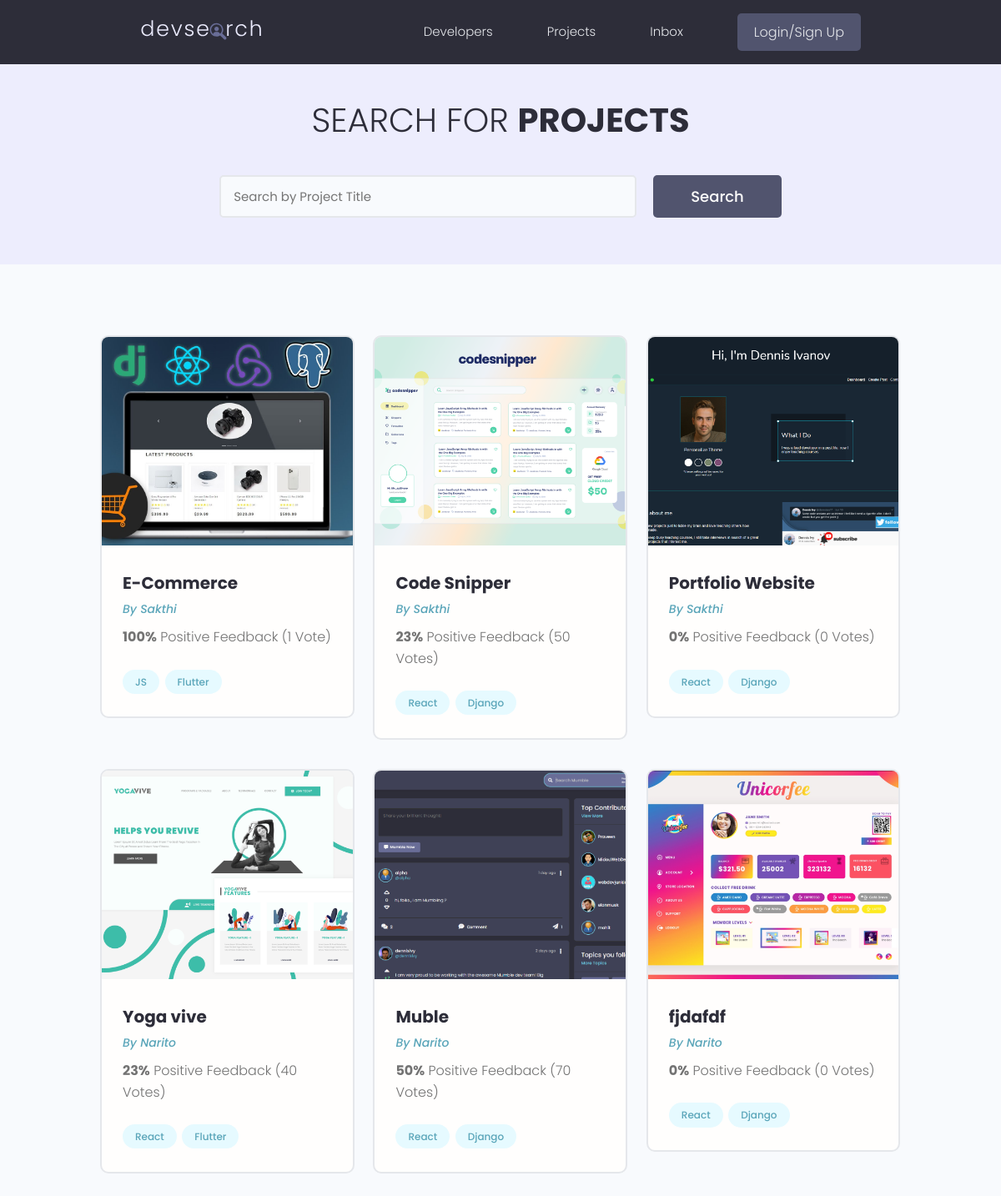
/projects/, run on the app's committed database.
### projects/models.py (models this page shows, shortened)
class Project(models.Model):
    owner = models.ForeignKey(Profile, null=True, blank=True, on_delete=models.SET_NULL)
    title = models.CharField(max_length=200)
    description = models.TextField(null=True, blank=True)
    featured_image = models.ImageField(null=True,blank=True, default="default.jpg")
    demo_link = models.CharField(max_length=2000, null=True, blank=True)
    source_link = models.CharField(max_length=2000, null=True, blank=True)
    tags = models.ManyToManyField('Tag', blank=True, null= True)
    vote_total = models.IntegerField(default=0, null=True, blank = True)
    vote_ratio = models.IntegerField(default=0, null=True, blank = True)
    created = models.DateTimeField(auto_now_add=True)
    id = models.UUIDField(default=uuid.uuid4, unique=True, primary_key=True, editable=False)

class Tag(models.Model):
    name = models.CharField(max_length=200)
    created = models.DateTimeField(auto_now_add=True)
    id = models.UUIDField(default=uuid.uuid4, unique=True, primary_key=True, editable=False)
    def __str__(self):
        return self.name

### users/models.py (models this page shows, shortened)
class Profile(models.Model):
    user = models.OneToOneField(User, on_delete=models.CASCADE, null=True, blank=True)
    name = models.CharField(max_length=200, blank=True, null=True)
    email = models.EmailField(max_length=500, blank=True, null=True)
    username = models.CharField(max_length=200, blank=True, null=True)
    location = models.CharField(max_length=200, blank=True, null=True)
    short_intro =  models.CharField(max_length=900, blank=True, null=True)
    bio = models.TextField(blank=True, null=True)
    profile_image = models.ImageField(blank=True, null=True, upload_to='profiles/', default="profiles/user-default.png")
    socail_github = models.CharField(max_length=200, blank=True, null=True)
    socail_instagram = models.CharField(max_length=200, blank=True, null=True)
    social_youtube = models.CharField(max_length=200, blank=True, null=True)
    social_website = models.CharField(max_length=200, blank=True, null=True)
    created = models.DateTimeField(auto_now_add=True)
    id = models.UUIDField(default=uuid.uuid4, unique=True, primary_key=True, editable=False)

### projects/views.py (the view)
# urls.py: path('projects/', include('projects.urls')),
def projects(request):
    projects = Project.objects.all()
    context = {'projects':projects,}
    return render(request, 'projects/projects.html',context)

### projects/templates/projects/projects.html (shortened to what this page needs)
{% extends "main.html" %}
{% block content %}
<main class="projects">
   <section class="hero-section text-center">
     <div class="container container--narrow">
       <div class="hero-section__box">
         <h2>Search for <span>Projects</span></h2>
       </div>
       <div class="hero-section__search">
         <form class="form" action="#" method="get">
           <div class="form__field">
             <input class="input input--text" id="formInput#search" type="text" name="text"
               placeholder="Search by Project Title" />
           </div>
           <input class="btn btn--sub btn--lg" type="submit" value="Search" />
         </form>
       </div>
     </div>
   </section>
   <section class="projectsList">
     <div class="container">
       <div class="grid grid--three">
      {% for project in projects%}
         <div class="column">
           <div class="card project">
             <a href="{% url 'project' project.id %}" class="project">
               <img class="project__thumbnail" src="{{project.featured_image.url}}" alt="project thumbnail" />
               <div class="card__body">
                 <h3 class="project__title">{{project.title}}</h3>
                 <p><a class="project__author" href="{% url 'user-profile' project.owner.id%}">By {{project.owner.name}}</a></p>
                 <p class="project--rating">
                   <span style="font-weight: bold;">{{project.vote_ratio}}%</span> Positive
                   Feedback ({{project.vote_total}} Vote{{project.vote_total|pluralize:"s"}})
                 </p>
                 <div class="project__tags">
                  {% for tag in project.tags.all %}
                   <span class="tag tag--pill tag--main">
                     <small>{{tag}}</small>
                   </span>
                  {%endfor%}
                 </div>
               </div>
             </a>
           </div>
         </div>
      {%endfor%}
       </div>
     </div>
   </section>
 </main>
{% endblock content %}

### templates/main.html (shortened to what this page needs)
<!DOCTYPE html>
{% load static %}
<html lang="en">
  <head>
    <link rel="stylesheet" href="https://cdn.iconmonstr.com/1.3.0/css/iconmonstr-iconic-font.min.css" />
    <link rel="stylesheet" href="https://cdnjs.cloudflare.com/ajax/libs/material-design-iconic-font/2.2.0/css/material-design-iconic-font.min.css" />
    <link rel="stylesheet" href="{% static 'uikit/styles/uikit.css' %}" />
    <link rel="stylesheet" href="{% static 'styles/app.css' %} " />
  </head>
  <body>
	{% include "navbar.html" %}
  {% block content %}
  {% endblock content %}
  </body>
</html>

### templates/navbar.html (shortened to what this page needs)
{% load static %}
<header class="header">
    <div class="container container--narrow">
        <a href="{% url 'profiles' %}" class="header__logo">
            <img src="{% static 'images/logo.svg' %} " alt="DevSearch Logo" />
        </a>
        <nav class="header__nav">
            <ul class="header__menu">
                <li class="header__menuItem"><a href="{% url 'profiles' %}">Developers</a></li>
                <li class="header__menuItem"><a href="{% url 'projects' %}">Projects</a></li>
                <li class="header__menuItem"><a href="#">Inbox</a></li>
                {% if request.user.is_authenticated %}
                <li class="header__menuItem"><a href="{%url 'create-project'%}">Add Project</a></li>
                <li class="header__menuItem"><a href="{% url 'logout' %}" class="btn btn--sub">Logout</a></li>
                {% else %}
                <li class="header__menuItem"><a href="{% url 'login' %}" class="btn btn--sub">Login/Sign Up</a></li>
                {% endif %}
            </ul>
        </nav>
    </div>
</header>

### static/styles/app.css (style rules this page uses)
:root { --color-sub: #2d2d39; }
.btn--sub { background-color: var(--color-sub-light); }
.card { border: 2px solid var(--color-light); }
img { width: 100%; }
.header { position: sticky; z-index: 111; background-color: var(--color-sub); padding: 1.5rem 0; }
.header > .container { display: flex; justify-content: space-between; align-items: center; }
.header__logo > img { height: 3.8rem; }
.header__nav > ul { display: inline-flex; align-items: center; list-style: none; gap: 6.5rem; }
.header__menuItem > a { color: var(--color-light); font-weight: 300; }
.hero-section { height: 40vh; display: flex; align-items: center; background-color: var(--color-sub); }
.hero-section__box { margin-bottom: 4rem; }
.hero-section__box > h2, .hero-section__box > h2 > span { font-size: 4rem; color: var(--color-light); line-height: 1.3; text-transform: uppercase; }
.hero-section__box > h2 { font-weight: 300; }
.hero-section__box > h2 > span { font-weight: 700; }
.hero-section__search > .form { display: flex; align-items: center; justify-content: center; gap: 2rem; }
.hero-section__search > .form input.input--text { width: 50rem; }
.project__author { font-size: 1.4rem; font-style: italic; }
.project--rating { margin-bottom: 1.6em; margin-top: .5em; }
.projects > .hero-section { background: var(--color-sub-lighter); height: 30vh; }
.projects .hero-section__box { margin-bottom: 2.5rem; }
.projects .hero-section__box > h2 { color: var(--color-sub); }
.projects .hero-section__box > h2 > span { font-weight: 700; color: var(--color-sub); }
.projectsList { margin-top: 8rem; }
.project__thumbnail { height: 25rem; object-fit: cover; object-position: top center; }
.project__title { font-size: 2rem; font-weight: 700; color: var(--color-sub); }

### static/uikit/styles/modules/_variables.css (style rules this page uses)
:root { --color-main: #5aa5b9; --color-main-light: #e6faff; --color-sub: #3f4156; --color-sub-light: #51546e; --color-sub-lighter: #ededfd; --color-text: #737373; --color-gray: #8b8b8b; --color-light: #e5e7eb; --color-light-gray: #767676; --color-bg: #f8fafd; --color-white: #fffefd; --color-white-light: #f3f3f3; --color-success: #359e64; --color-success-bg: #def8e8; --color-error: #fc4b0b; --color-error-bg: #fff2ee; --font-base: 'Poppins', arial, helvetica, 'Segoe UI', roboto, ubuntu, sans-serif; --font-monospace: 'Fira Code', 'Courier New', courier, monospace; --font-regular: 300; --font-medium: 500; --font-bold: 700; --generic-shadow: 1px 1px 5px #00000010; --generic-transition: all 0.3s ease-in-out; }

### static/uikit/styles/modules/_base.css (style rules this page uses)
* { margin: 0; padding: 0; box-sizing: border-box; text-rendering: optimizeLegibility; color: inherit; font-size: inherit; }
html { font-size: 50%; }
@media only screen and (min-width: 480px) { html { font-size: 56.25%; } }
@media only screen and (min-width: 1200px) { html { font-size: 62.5%; } }
body { line-height: 1.6; font-weight: 400; font-size: 1.5rem; color: var(--color-text); background-color: var(--color-bg); min-height: 100vh; }

### static/uikit/styles/modules/_typography.css (style rules this page uses)
* { font-family: var(--font-base); }
h2 { font-size: 3.6rem; font-weight: var(--font-bold); }
h3 { font-size: 3.2rem; font-weight: var(--font-medium); }
p, span, strong { font-size: 1.6rem; color: var(--color-text); font-weight: var(--font-regular); }
a { padding-bottom: 2px; text-decoration: none; display: inline-block; color: var(--color-main); font-weight: var(--font-medium); }

### static/uikit/styles/modules/_utilities.css (style rules this page uses)
.container { width: 92%; max-width: 165rem; margin: 0 auto; box-sizing: border-box; }
.container--narrow { width: 92%; max-width: 120rem; }
@media screen and (min-width: 1000px) { .container { width: 90%; } }
@media screen and (min-width: 1000px) { .container--narrow { width: 85%; } }
@media screen and (min-width: 1200px) { .container { width: 80%; } }
@media screen and (min-width: 1200px) { .container--narrow { width: 72%; } }
.text-center { text-align: center; }

### static/uikit/styles/modules/_button.css (style rules this page uses)
.btn { display: inline-block; position: relative; cursor: pointer; background-color: var(--color-light); font-weight: var(--font-medium); color: var(--color-sub); text-decoration: none; padding: 1rem 2rem; border-radius: 0.5rem; border: none; width: -webkit-fit-content; width: -moz-fit-content; width: fit-content; height: -webkit-fit-content; height: -moz-fit-content; height: fit-content; font-size: 1.6rem; outline-width: 0; outline-color: transparent; -webkit-backface-visibility: hidden; backface-visibility: hidden; transition: all 0.3s ease-in-out; }
.btn--sub { background-color: var(--color-sub); color: var(--color-white); }
.btn--lg { font-size: 1.8rem; padding: 1.2rem 4.5rem; }

### data on the page
Project: featured_image (picture), title "E-Commerce", owner.name "Sakthi", vote_ratio "100", vote_total "1"
Tag: name "JS"
Tag: name "Flutter"
Project: featured_image (picture), title "Code Snipper", owner.name "Sakthi", vote_ratio "23", vote_total "50"
Tag: name "React"
Tag: name "Django"
Project: featured_image (picture), title "Portfolio Website", owner.name "Sakthi", vote_ratio "0", vote_total "0"
Project: featured_image (picture), title "Yoga vive", owner.name "Narito", vote_ratio "23", vote_total "40"
Project: featured_image (picture), title "Muble", owner.name "Narito", vote_ratio "50", vote_total "70"
Project: featured_image (picture), title "fjdafdf", owner.name "Narito", vote_ratio "0", vote_total "0"
